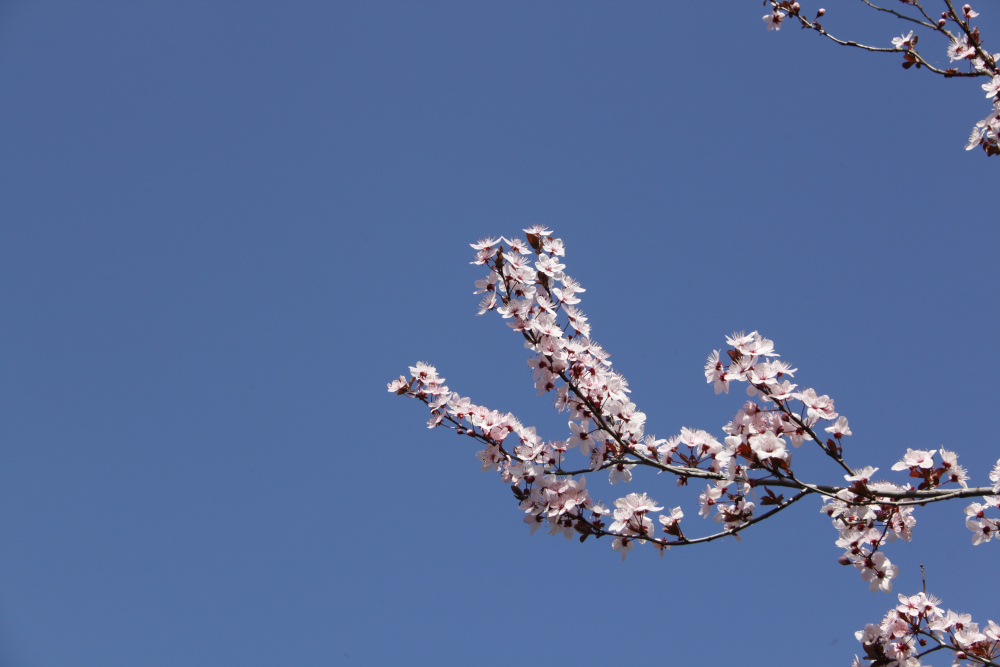
%> input picture imagesTP/CerisierP.jpg, 1000 x 667 px
$ octave demo.m   (GNU Octave 9; MATLAB toolbox functions it lacks are replaced by stand-ins)
%> lines starting %> are read from the running program, lines starting %| are printed output that depends on the picture
% Demo Lecture et Affichage Image Couleur
%
clear all; close all;
%
%  lecture et affichage d'une image:
nom=input('Entrer le nom image avec le format jpg, bmp ou tif :','s'); % l'image doit 阾re dans le r閜ertoire
%> the answer given: imagesTP/CerisierP.jpg
a=imread(nom);
%> a is the input picture: size 667x1000x3 uint8; mean R, G, B 87.7, 109.1, 154.2
figure(1);
subplot(2,2,1);
imagesc(a);
%
% transformation image en niveau de gris:
rouge=double(a(:,:,1));
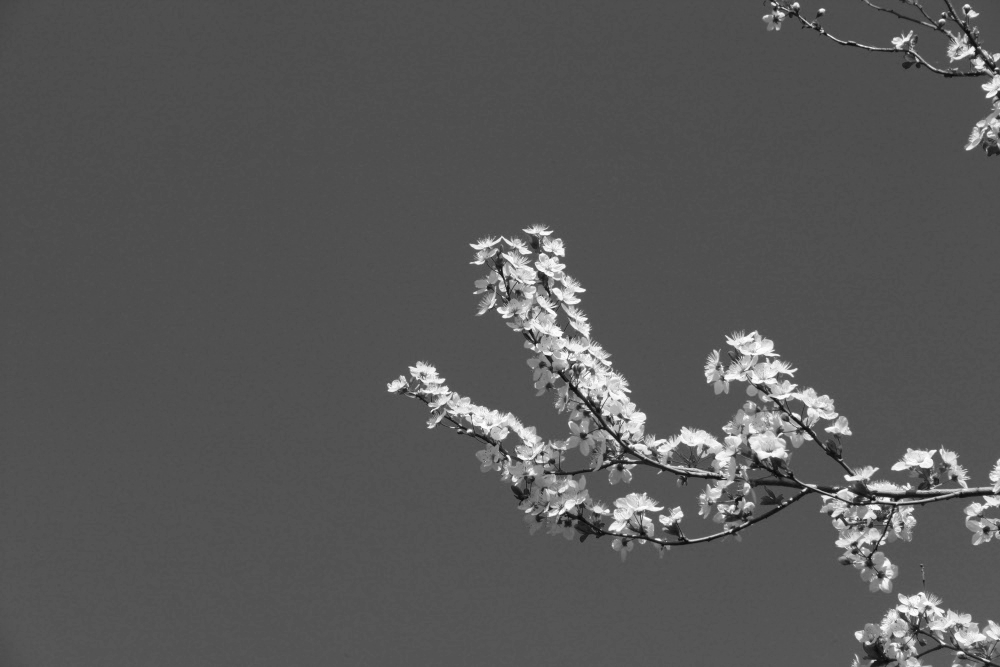
%> rouge: size 667x1000 double; min 7, max 255, mean 87.7
vert=double(a(:,:,2));
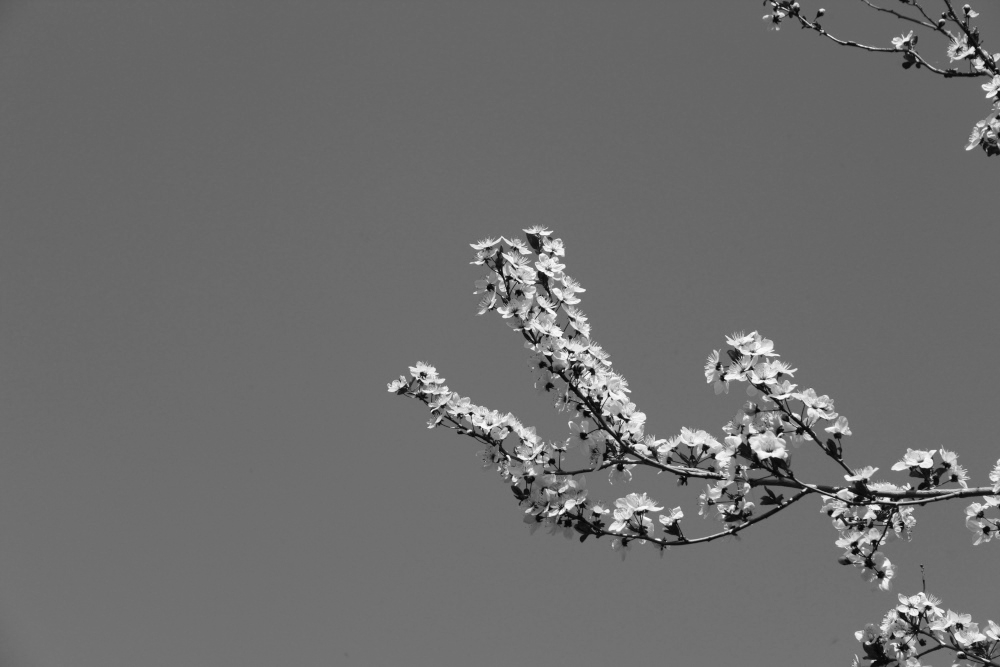
%> vert: size 667x1000 double; min 4, max 253, mean 109.1
bleu=double(a(:,:,3));
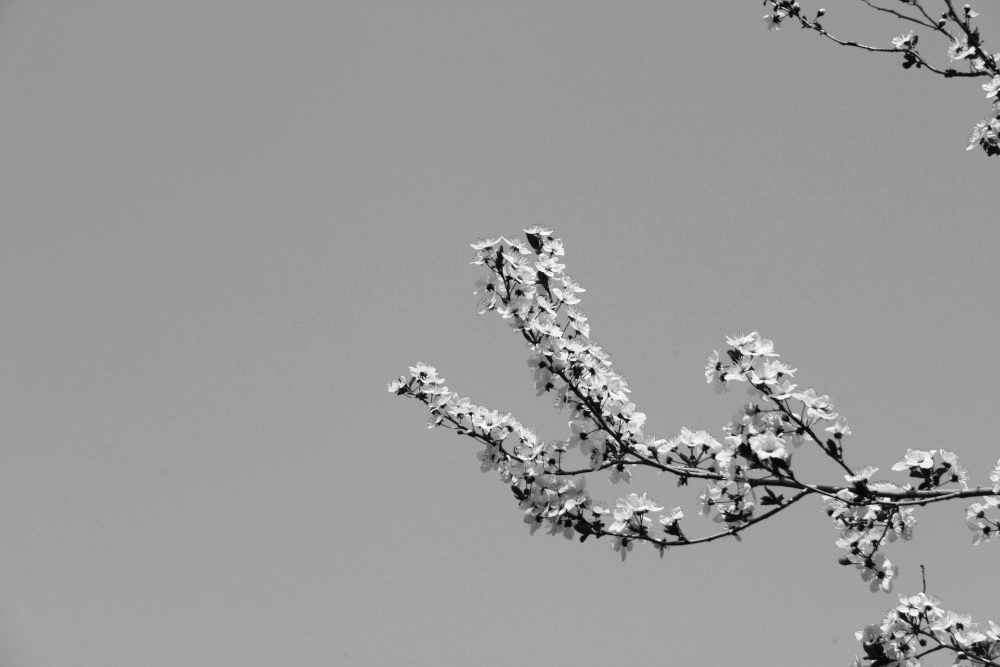
%> bleu: size 667x1000 double; min 2, max 255, mean 154.2
subplot(2,2,2);
imagesc(rouge, [min(min(rouge)) max(max(rouge))]);
subplot(2,2,3);
imagesc(vert, [min(min(vert)) max(max(vert))]);
subplot(2,2,4);
imagesc(bleu, [min(min(bleu)) max(max(bleu))]);
colormap(gray);

%
% Transformation image couleur en une image niveaux de gris:
%
image=double(rgb2gray(a));
figure(2);
imagesc(image, [min(min(image)) max(max(image))]);
colormap(gray);
